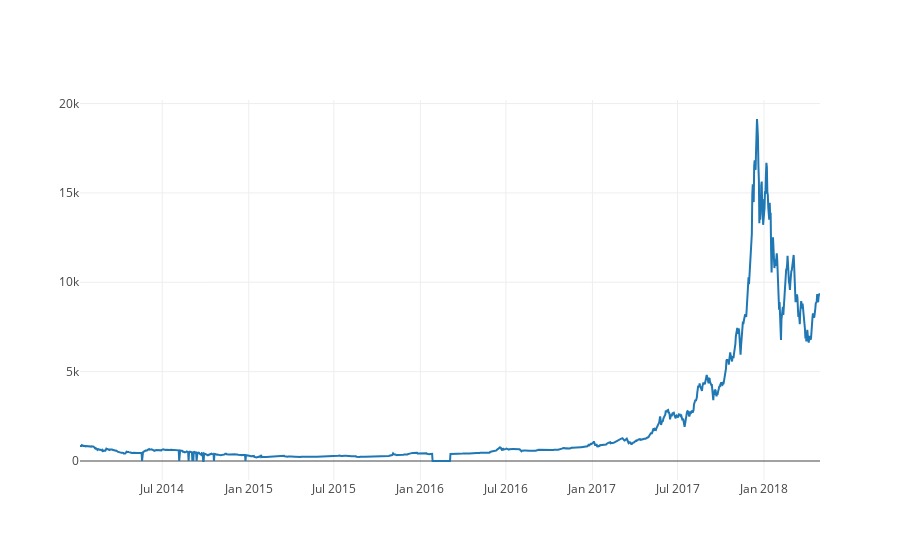

The notebook cell saved with this chart:
### Code cell
# Chart the BTC pricing data
btc_trace = go.Scatter(x=btc_usd_price_kraken.index, y=btc_usd_price_kraken['Weighted Price'])
py.iplot([btc_trace])

### Figure 1 — Plotly figure (JSON) as saved in the notebook; plotly's stock layout.template omitted (floating-point values rounded to 4 significant figures; data arrays with more than 128 entries replaced by an {"elided": "..."} marker saying what was removed)
{"data": [{"type": "scatter", "x": {"elided": "1575 str values"}, "y": {"elided": "1575 float values"}}], "layout": {}}
